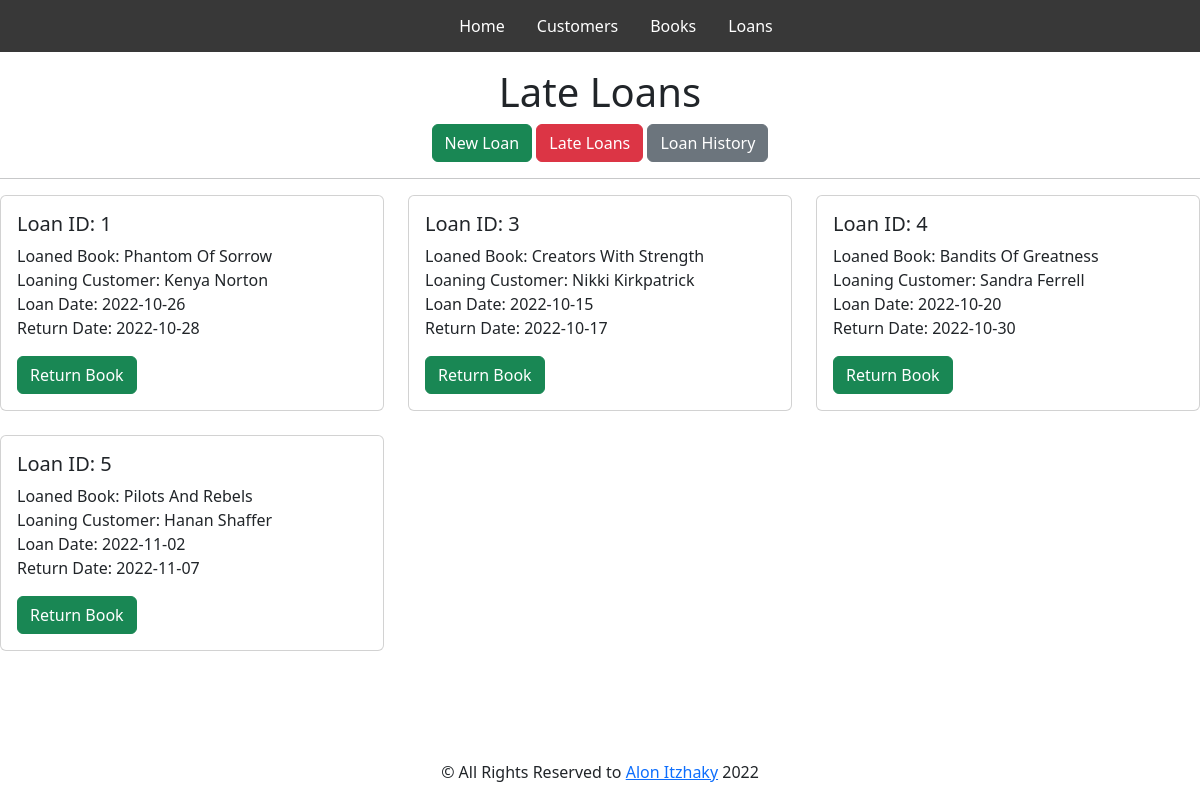
The app's page /Loans/Late/ with its own data.
### app.py (models this page shows, shortened)
class Loans(db.Model):
    id = db.Column('LoanID', db.Integer, primary_key = True)
    customer_id = db.Column('CustomerID', db.Integer, db.ForeignKey("customers.CustomerID"))
    book_id = db.Column('BookID', db.Integer, db.ForeignKey("books.BookID"))
    loan_date = db.Column('LoanDate', db.Date)
    return_date = db.Column('ReturnDate', db.Date)
    returned = db.Column('ReturnedOn', db.Boolean)

class Books(db.Model):
    id = db.Column('BookID', db.Integer, primary_key = True)
    book_name = db.Column('BookName', db.String(100))
    book_author = db.Column('BookAuthor', db.String(50))
    published = db.Column('PublishedDate', db.String(10))
    book_type = db.Column('BookType', db.Integer)
    loanlink = db.relationship("Loans", backref = "books")

class Customers(db.Model):
    id = db.Column('CustomerID', db.Integer, primary_key = True)
    customer_name = db.Column('CustomerName', db.String(50))
    customer_age = db.Column('CustomerAge', db.Integer)
    customer_city = db.Column('CustomerCity', db.String(25))
    loanlink = db.relationship("Loans", backref = "customers")

### app.py (the view)
@app.route('/Loans/Late/', methods = ['GET'])
def show_late_loans():
    late_loans = []
    active_loans = Loans.query.filter_by(returned= False)
    for loan in active_loans:
            if loan.return_date < datetime.date.today():
                late_loans.append(loan)
    return render_template ("late_loans.html", late_loans = late_loans)

### templates/late_loans.html (shortened to what this page needs)
{% extends "layout.html" %}
{% block content %}
<div class="d-flex justify-content-center">
    <h1>Late Loans</h1>
</div>
<div class="d-flex justify-content-center">
    <a class="btn btn-success" href="/NewLoans/" role="button">New Loan</a>
    <a class='btn btn-danger' href="/Loans/Late/" role="button">Late Loans</a>
    <a class='btn btn-secondary' href="/Loans/-1" role="button">Loan History</a>
</div>
<hr>
<div class="row row-cols-1 row-cols-md-3 g-4">
    {%- for one_late_loan in late_loans %}
    <div class="col">
        <div class="card h-100">
            <div class="card-body">
                <h5 class="card-title">Loan ID: {{ one_late_loan.id }}</h5>
                <p class="card-text">Loaned Book: {{ one_late_loan.books.book_name }}
                    <br>
                    Loaning Customer: {{ one_late_loan.customers.customer_name }}
                    <br>
                    Loan Date: {{ one_late_loan.loan_date }}
                    <br>
                    Return Date: {{ one_late_loan.return_date }}
                </p>
                <a href="/Loans/Return/{{one_late_loan.id}}">
                    <button class="btn btn-success">Return Book</button>
                </a>
            </div>
        </div>
    </div>
    {% endfor %}
</div>
{% endblock %}

### records on screen
Loans: id "1", books.book_name "Phantom Of Sorrow", customers.customer_name "Kenya Norton", loan_date "2022-10-26", return_date "2022-10-28"
Loans: id "3", books.book_name "Creators With Strength", customers.customer_name "Nikki Kirkpatrick", loan_date "2022-10-15", return_date "2022-10-17"
Loans: id "4", books.book_name "Bandits Of Greatness", customers.customer_name "Sandra Ferrell", loan_date "2022-10-20", return_date "2022-10-30"
Loans: id "5", books.book_name "Pilots And Rebels", customers.customer_name "Hanan Shaffer", loan_date "2022-11-02", return_date "2022-11-07"
